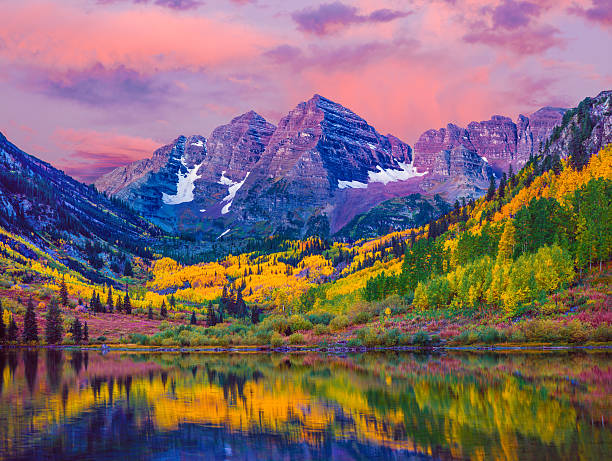
#> input picture Media Files ( Images to test and check )/background.jpg, 612 x 461 px, found by its file name
$ jupyter execute 'Image Transformations.ipynb'
#> lines starting #> are read from the running program, lines starting #| are printed output that depends on the picture
[cell 1]
import cv2
import matplotlib.pyplot as plt

image = cv2.imread("C:/Users/Sgags/Downloads/background.jpg", 1) # Load the image
#> image is the input picture: shape (461, 612, 3); mean B, G, R 107.9, 104.8, 128.4

# Resize to 10% of original size with INTER_AREA
half = cv2.resize(image, (0, 0), fx=0.1, fy=0.1, interpolation=cv2.INTER_AREA)
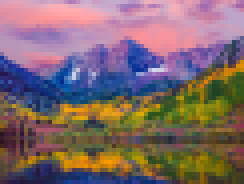
#> half: shape (46, 61, 3) (shown 4 times larger); mean B, G, R 108, 104.9, 128.6

# Resize to fixed dimensions with INTER_CUBIC
bigger = cv2.resize(image, (1050, 1610), interpolation=cv2.INTER_CUBIC)
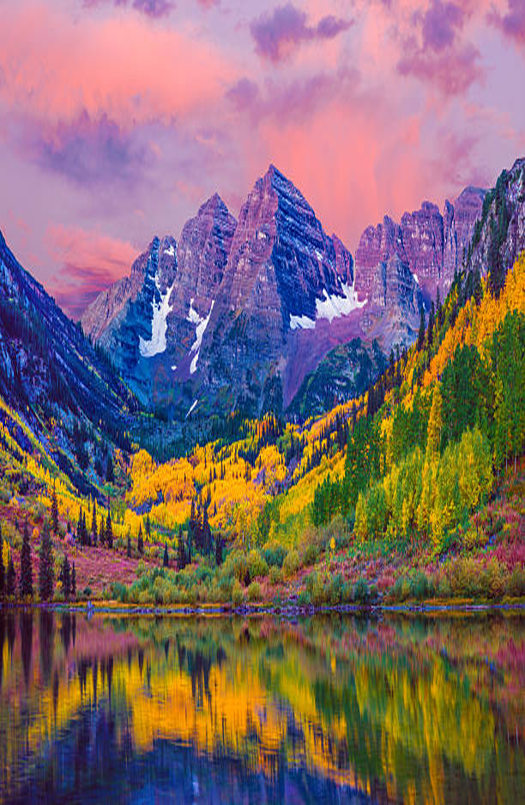
#> bigger: shape (1610, 1050, 3) (shown at 1/2 size); mean B, G, R 107.9, 104.8, 128.4

# Resize to specific size with INTER_LINEAR
stretch_near = cv2.resize(image, (780, 540), interpolation=cv2.INTER_LINEAR)
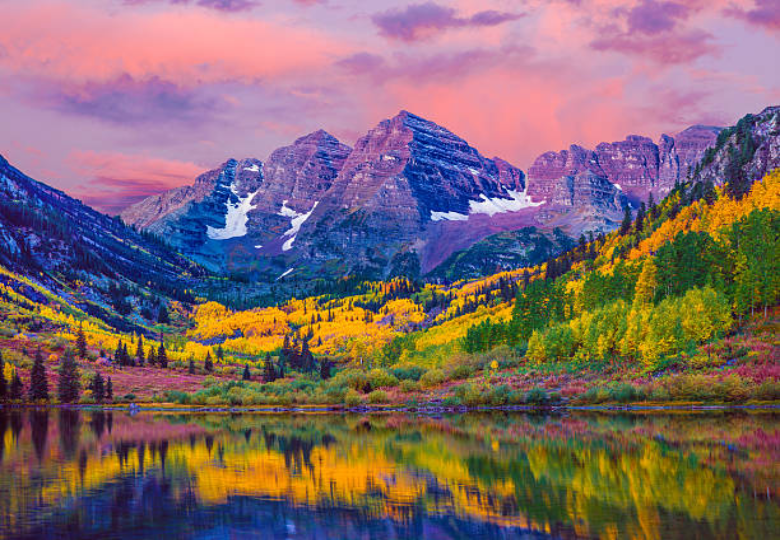
#> stretch_near: shape (540, 780, 3); mean B, G, R 107.8, 104.6, 128.3

Titles = ["Original", "Resized 10%", "Resized to 1050x1610", "Resized 780x540"]
images = [image, half, bigger, stretch_near]
count = 4

# Plot all images in a 2x2 grid
for i in range(count):
    plt.subplot(2, 2, i + 1)  # Select subplot position
    plt.title(Titles[i])      # Set title for current image
    plt.imshow(cv2.cvtColor(images[i], cv2.COLOR_BGR2RGB))  # Convert BGR to RGB for display
    plt.axis('off')           # Hide axis ticks

plt.tight_layout()
plt.show()
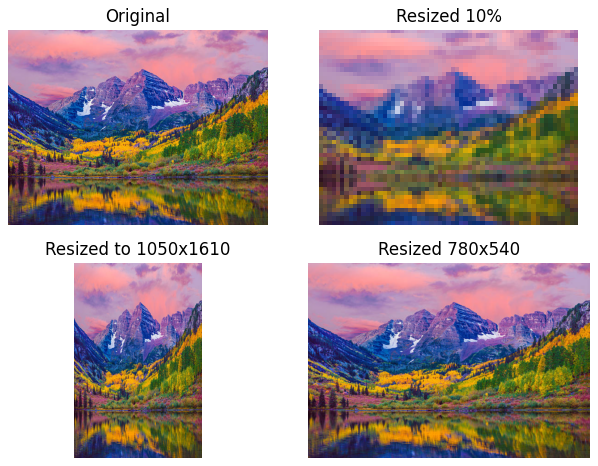
#> figure drawn by matplotlib, 4 panels

[cell 2]
import cv2
src = cv2.imread("C:/Users/Sgags/Downloads/cat.jpg")
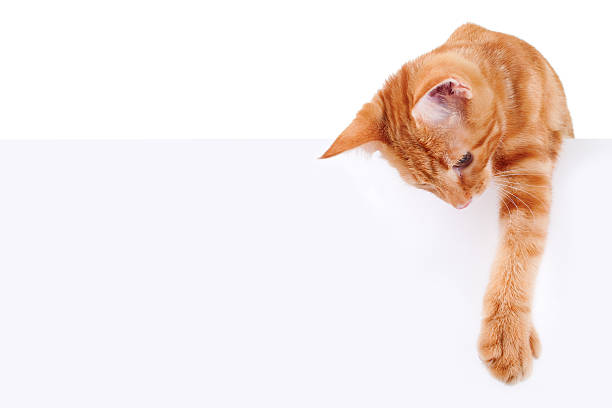
#> input picture Media Files ( Images to test and check )/cat.jpg, 612 x 408 px, found by its file name
#> src is the input picture: shape (408, 612, 3); mean B, G, R 230.6, 233.3, 243.6
rotated = cv2.rotate(src, cv2.ROTATE_180)
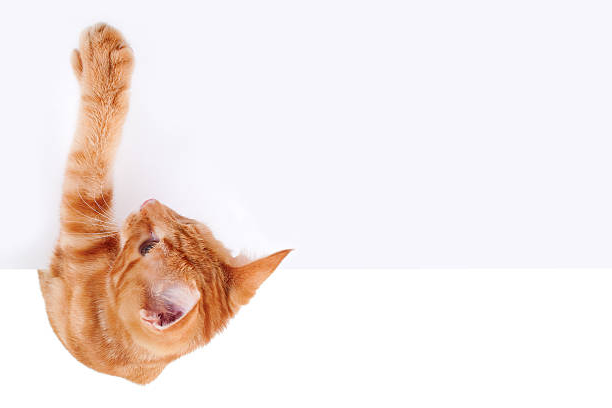
#> rotated: shape (408, 612, 3); mean B, G, R 230.6, 233.3, 243.6

cv2.imshow("180° Rotation", rotated)
cv2.waitKey(0)
cv2.destroyAllWindows()

[cell 3]
import cv2
src = cv2.imread("C:/Users/Sgags/Downloads/cat.jpg")
rotated = cv2.rotate(src, cv2.ROTATE_90_COUNTERCLOCKWISE)
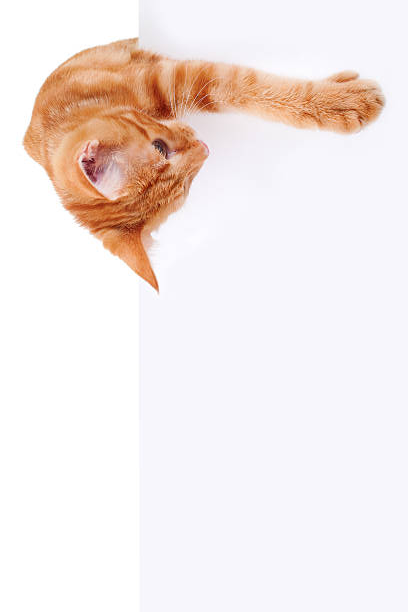
#> rotated: shape (612, 408, 3); mean B, G, R 230.6, 233.3, 243.6

cv2.imshow("270° Clockwise", rotated)
cv2.waitKey(0)
cv2.destroyAllWindows()

[cell 4]
import cv2
src = cv2.imread("C:/Users/Sgags/Downloads/colors.jpg")  # Read the image
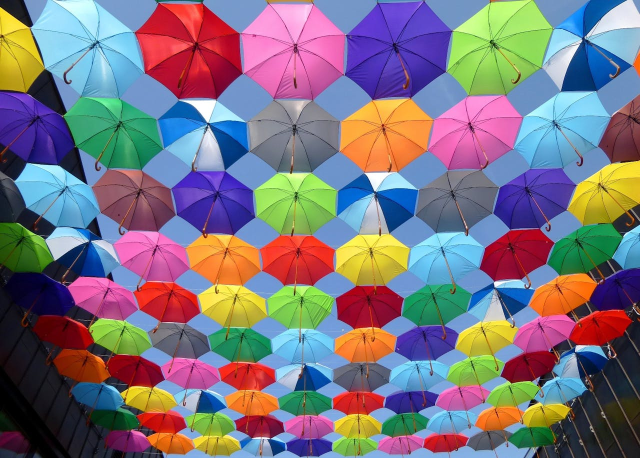
#> input picture Media Files ( Images to test and check )/colors.jpg, 1280 x 916 px, found by its file name (shown at 1/2 size)
#> src is the input picture: shape (916, 1280, 3); mean B, G, R 126.7, 116, 124.4

# Convert to Grayscale
gray_image = cv2.cvtColor(src, cv2.COLOR_BGR2GRAY)
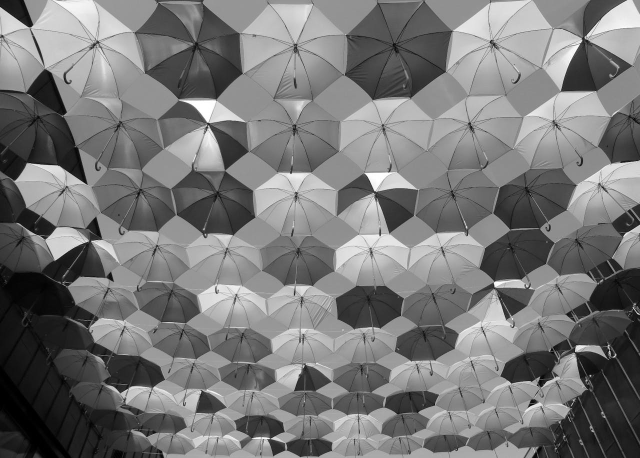
#> gray_image: shape (916, 1280) (shown at 1/2 size); min 0, max 255, mean 119.7

# Display
cv2.imshow("Grayscale Image", gray_image)
cv2.waitKey(0)
cv2.destroyAllWindows()

[cell 5]
import cv2
src = cv2.imread("C:/Users/Sgags/Downloads/colors.jpg")

# Convert to HSV
hsv_image = cv2.cvtColor(src, cv2.COLOR_BGR2HSV)
#> hsv_image: shape (916, 1280, 3); mean H, S, V 99.1, 148.5, 175.1

cv2.imshow("HSV Image", hsv_image)
cv2.waitKey(0)
cv2.destroyAllWindows()
